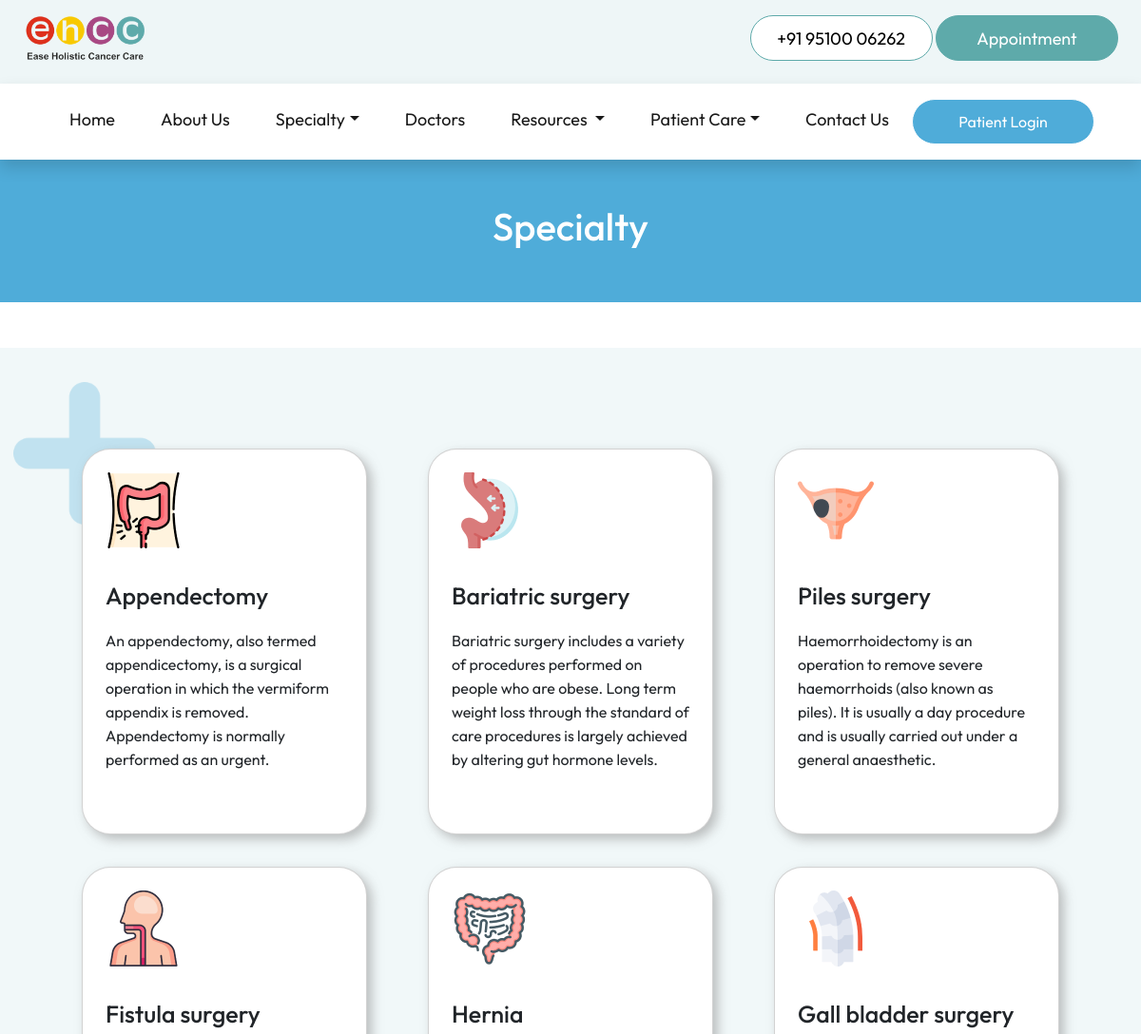
Page /specialty/ (upper part) on the earlier database version.
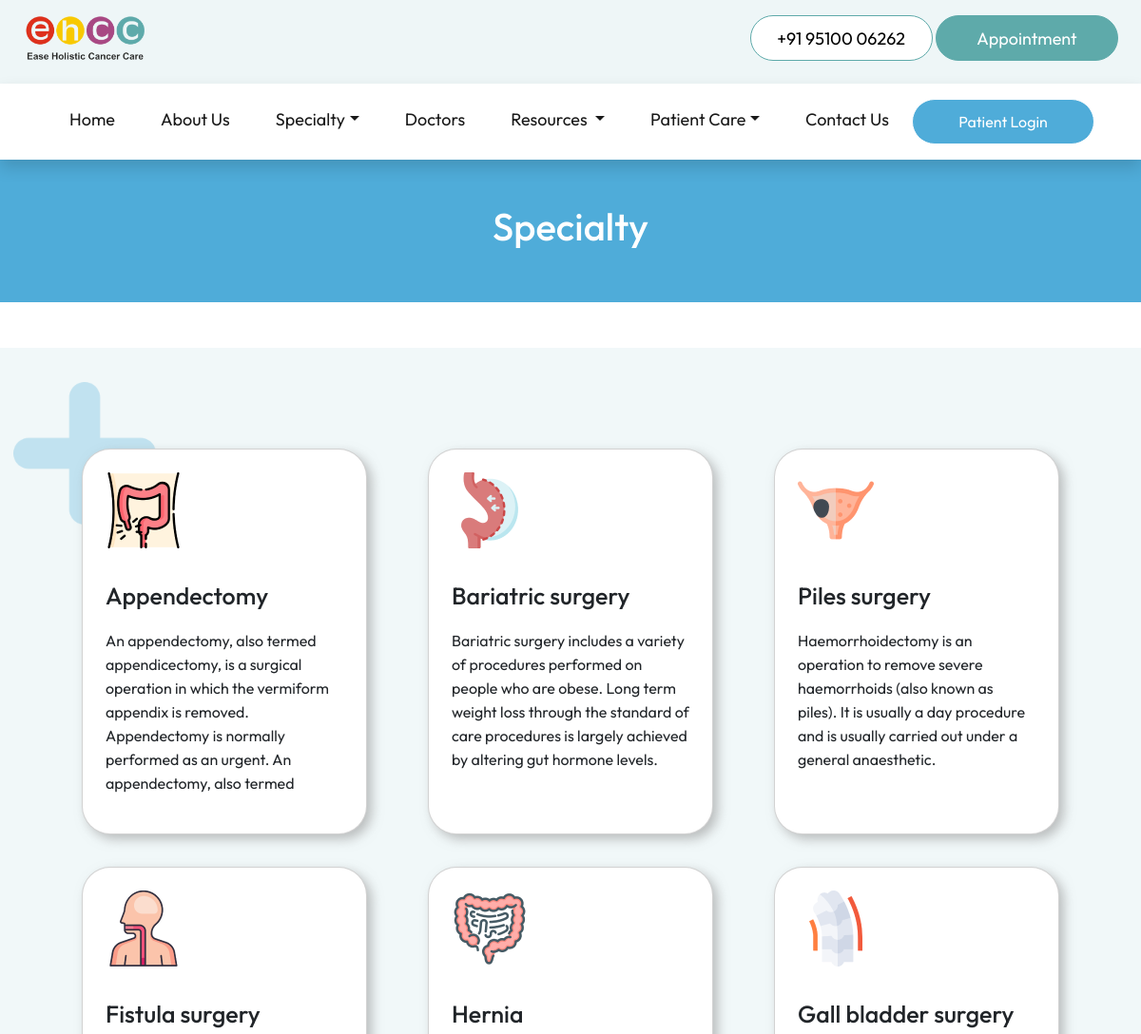
Same page on the later database version.
### tables this page shows
CREATE TABLE "specialty" (
	"id"	INTEGER,
	"name"	TEXT,
	"description"	TEXT
, "illustration"	TEXT);

### flask_app.py (the view)
@app.route('/specialty/')
def specialty():
    database_connection = sqlite3.connect(database_location)
    database_cursor = database_connection.cursor()
    specialties = database_cursor.execute("SELECT * FROM specialty")
    specialties = specialties.fetchall()
    database_connection.commit()
    database_connection.close()
    return render_template('specialty.html',social_links=social_links, specialties=specialties,navbar_specialties=navbar_specialties, navbar_diseases=navbar_diseases)

### templates/specialty.html (shortened to what this page needs)
<!DOCTYPE html>
<html lang="en">
<head>
    <link href="https://cdn.jsdelivr.net/npm/bootstrap@5.2.0/dist/css/bootstrap.min.css" rel="stylesheet"
>
    <link rel="stylesheet" href="../static/stylesheets/common.css">
    <link rel="stylesheet" href="../static/stylesheets/specialty.css">
</head>
<body>
    {% include 'navbar.html' %}
    <div class="specialty_heading text-center text-white p-5 mt-3">
        <h1>Specialty</h1>
    </div>
    <div class="container_specialty p-0 my-5">
        <div class="container py-5">
            <div class="specialty_disease py-5 px-lg-4 px-md-4">
                <div class="row row_disease">
                    {% for specialty in specialties %}
                    <div class="col-xl-4 col-lg-6 d-block position-relative" style="cursor: pointer;"
                        onclick="window.location.href='/diseases/{{specialty[0]}}'">
                        {% if loop.index == 1 %}
                        <img src="../static/images/elements/Group 33957.png" class="specialty_ele_1" alt="">
                        {% endif %}
                        <div class="card card_disease mb-4 p-lg-4 p-md-4 p-sm-4 p-4" style="min-height: 360px;">
                            <img src="{{specialty[3]}}" class="" alt="appendix icon">
                            <div class="disease_content">
                                <h3>{{specialty[1]}}</h3>
                                <p style="overflow: hidden; line-height: 25px; max-height: 175px; min-height: 175px;">
                                    {{specialty[2]}}</p>
                            </div>
                        </div>
                    </div>
                    {% endfor %}
                </div>
            </div>
        </div>
    </div>
</body>
</html>

### templates/navbar.html (shortened to what this page needs)
<div class="fixed-top" style="z-index: 99;">
    <div id="top_navbar" class="py-2">
        <div class="container-fluid px-4">
            <div class="row align-items-center">
                <div class="col-lg-6 text-lg-start text-center mb-2">
                    <a href="/" class="top_navbar_logo">
                        <img src="../../static/images/logo/navbar_logo.png" alt="Hospital logo" height="60"
                            id="navbar_logo_top" />
                    </a>
                </div>
                <div class="col-lg-6 text-lg-end text-center mb-3">
                    <button class="button_cta_appointment mt-2" style="background-color: white; color: black;"
                        onclick="window.location.href='tel:919510006262'">+91 95100 06262</button>
                    <button class="button_cta_appointment mt-2"
                        onclick="window.location.href='/appointment/'">Appointment</button>
                </div>
            </div>
        </div>
    </div>
    <nav class="navbar navbar-expand-lg bg-white shadow">
        <div class="container-fluid pt-2">
            <div class="collapse navbar-collapse" id="navbarNav">
                <ul class="navbar-nav m-auto mb-2 mb-lg-md-0">
                    <li class="nav-item mx-3">
                        <a class="nav-link active" aria-current="page" href="/">Home</a>
                    </li>
                    <li class="nav-item mx-3">
                        <a class="nav-link active" aria-current="page" href="/about/">About Us</a>
                    </li>
                    <li class="nav-item mx-3 dropdown">
                        <a href="" class="nav-link dropdown-toggle active" data-bs-toggle="dropdown"
                            href="/specialty/">Specialty</a>
                    </li>
                    <li class="nav-item mx-3">
                        <a class="nav-link active" aria-current="page" href="/doctors">Doctors</a>
                    </li>
                    <li class="nav-item mx-3 dropdown">
                        <a class="nav-link dropdown-toggle active" href="#" role="button" data-bs-toggle="dropdown"
                            aria-expanded="false">
                            Resources
                        </a>
                    </li>
                    <li class="nav-item mx-3 dropdown">
                        <a class="nav-link active dropdown-toggle active" role="button" href="/patientCare"
                            data-bs-toggle="dropdown" aria-expanded="false">Patient Care</a>
                    </li>
                    <li class="nav-item mx-3">
                        <a class="nav-link active" aria-current="page" href="/contact/">Contact Us</a>
                    </li>
                    <li>
                        <button class="button_cta_white" onclick="window.location.href='/patient/'" id="patient_home"
                            style="visibility: hidden;">
                            Patient Login
                        </button>
                    </li>
                </ul>
            </div>
        </div>
    </nav>
</div>

### static/stylesheets/common.css (style rules this page uses)
html, body { overflow-x: hidden; }
body { margin-top: 150px; }
* { margin: 0; padding: 0; box-sizing: border-box; font-family: "Outfit", sans-serif; }
:root { --nav-color: #EEF6F7; --primary-color: #5eaaaa; --heading-color: #4facd9; --section-background-color: #cae6f4; --contact-background-color: #284f4f; }
a { color: unset; text-decoration: none; cursor: pointer; }
#top_navbar { background-color: var(--nav-color); }
#navbar_logo_top, #navbar_logo_bottom { transition: 0.4s; }
#top_navbar { transition: 0.4s; }
.nav-item a { text-decoration: none; color: #b0b0b0; font-size: large; }
.button_cta_white { width: 12rem; height: 3rem; border: 1px solid white; background-color: var(--heading-color); border-radius: 50px; color: white; }
.button_cta_appointment { width: 12rem; height: 3rem; border: 1px solid var(--primary-color) !important; background-color: var(--primary-color); border-radius: 50px; color: white; font-size: 18px; }
@media only screen and (max-width: 1200px) { .navbar { padding: 0.5rem 2rem; } }

### static/stylesheets/specialty.css (style rules this page uses)
.specialty_heading { background-color: var(--heading-color); }
.container_specialty { background-color: #F1F8F9; }
.specialty_disease { overflow: visible; }
.card_disease { border-radius: 30px; width: auto; height: auto; margin: 10px 20px; position: relative; z-index: 50; box-shadow: 5px 5px 12px #8d8d8d8d; }
.card_disease img { width: 80px; height: 80px; }
.disease_content h3 { font-weight: 500; font-size: 25px; margin-top: 35px; }
.disease_content p { font-weight: 400; font-size: 16px; margin-top: 20px; }
.specialty_ele_1 { position: absolute; width: 150px !important; height: 150px !important; z-index: 0; left: -40px; top: -60px; }

Differences in the rows shown:
changed specialty "Appendectomy": description "…performed as an urgent." → "…performed as an urgent. An appendectomy, also termed…"
